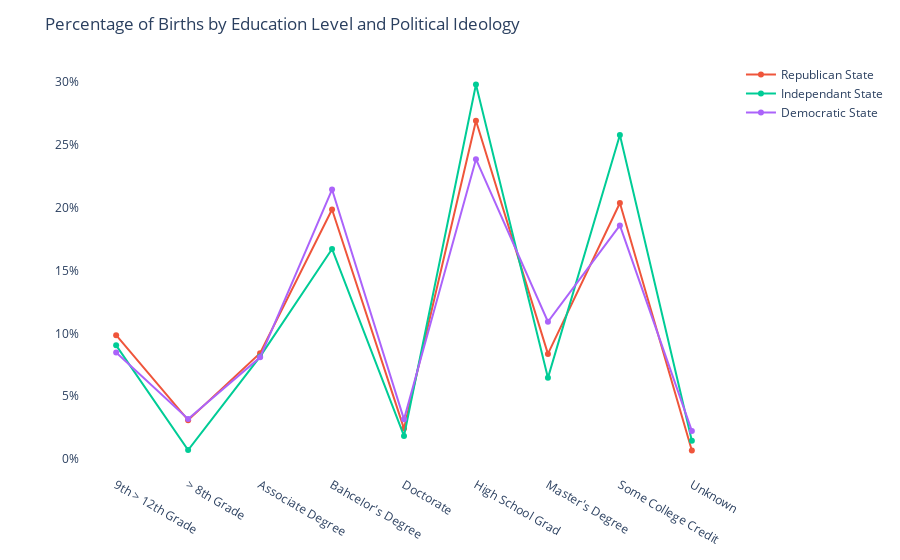

The notebook cell saved with this chart:
### Code cell
# Create a line chart with multiple lines
fig = px.line()

# Add lines to the chart for each column
for col in dataframe_final.columns:
    fig.add_scatter(x = dataframe_final.index, y = dataframe_final[col], name = col)

# Update the chart layout
fig.update_layout(
    title = 'Percentage of Births by Education Level and Political Ideology',
    yaxis_tickformat='.0%',
    xaxis_visible = True,
    plot_bgcolor = 'rgba(0,0,0,0)' )

# Display the figure
fig.show()

### Figure 1 — Plotly figure (JSON) as saved in the notebook; plotly's stock layout.template omitted (floating-point values rounded to 4 significant figures)
{"data": [{"hovertemplate": "<extra></extra>", "legendgroup": "", "line": {"color": "#636efa", "dash": "solid"}, "marker": {"symbol": "circle"}, "mode": "lines", "name": "", "orientation": "v", "showlegend": false, "type": "scatter", "xaxis": "x", "yaxis": "y"}, {"name": "Republican State", "type": "scatter", "x": ["9th > 12th Grade", "> 8th Grade", "Associate Degree", "Bahcelor's Degree", "Doctorate", "High School Grad", "Master's Degree", "Some College Credit", "Unknown"], "y": [0.09854, 0.03093, 0.0842, 0.1986, 0.02421, 0.2693, 0.08365, 0.2038, 0.006744]}, {"name": "Independant State", "type": "scatter", "x": ["9th > 12th Grade", "> 8th Grade", "Associate Degree", "Bahcelor's Degree", "Doctorate", "High School Grad", "Master's Degree", "Some College Credit", "Unknown"], "y": [0.09049, 0.007152, 0.08154, 0.1672, 0.0183, 0.2982, 0.06459, 0.258, 0.01452]}, {"name": "Democratic State", "type": "scatter", "x": ["9th > 12th Grade", "> 8th Grade", "Associate Degree", "Bahcelor's Degree", "Doctorate", "High School Grad", "Master's Degree", "Some College Credit", "Unknown"], "y": [0.08472, 0.03191, 0.08093, 0.2145, 0.03157, 0.2387, 0.1093, 0.186, 0.02236]}], "layout": {"legend": {"tracegroupgap": 0}, "margin": {"t": 60}, "plot_bgcolor": "rgba(0,0,0,0)", "title": {"text": "Percentage of Births by Education Level and Political Ideology"}, "xaxis": {"anchor": "y", "domain": [0, 1], "visible": true}, "yaxis": {"anchor": "x", "domain": [0, 1], "tickformat": ".0%"}}}
